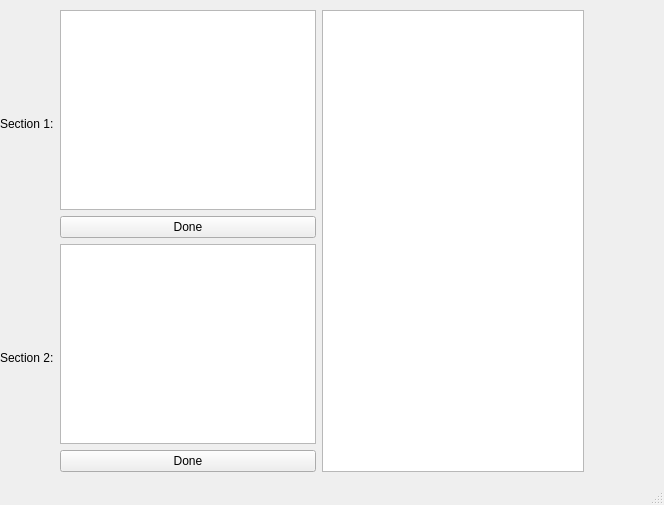
<?xml version="1.0" encoding="UTF-8"?>
<ui version="4.0">
    <class>CollaborativeEditing</class>
    <widget class="QMainWindow" name="CollaborativeEditing">
        <property name="geometry">
            <rect>
                <x>0</x>
                <y>0</y>
                <width>664</width>
                <height>505</height>
            </rect>
        </property>
        <property name="windowTitle">
            <string>MainWindow</string>
        </property>
        <widget class="QWidget" name="centralwidget">
            <widget class="QWidget" name="">
                <property name="geometry">
                    <rect>
                        <x>0</x>
                        <y>10</y>
                        <width>584</width>
                        <height>462</height>
                    </rect>
                </property>
                <layout class="QHBoxLayout" name="horizontalLayout_3">
                    <item>
                        <layout class="QVBoxLayout" name="verticalLayout_3">
                            <item>
                                <layout class="QHBoxLayout" name="horizontalLayout">
                                    <item>
                                        <widget class="QLabel" name="section1_label">
                                            <property name="text">
                                                <string>Section 1:</string>
                                            </property>
                                        </widget>
                                    </item>
                                    <item>
                                        <layout class="QVBoxLayout" name="verticalLayout">
                                            <item>
                                                <widget class="QTextEdit" name="section1_edit_area" />
                                            </item>
                                            <item>
                                                <widget class="QPushButton" name="section1_button">
                                                    <property name="text">
                                                        <string>Done</string>
                                                    </property>
                                                </widget>
                                            </item>
                                        </layout>
                                    </item>
                                </layout>
                            </item>
                            <item>
                                <layout class="QHBoxLayout" name="horizontalLayout_2">
                                    <item>
                                        <widget class="QLabel" name="section2_label">
                                            <property name="text">
                                                <string>Section 2:</string>
                                            </property>
                                        </widget>
                                    </item>
                                    <item>
                                        <layout class="QVBoxLayout" name="verticalLayout_2">
                                            <item>
                                                <widget class="QTextEdit" name="section2_edit_area" />
                                            </item>
                                            <item>
                                                <widget class="QPushButton" name="section2_button">
                                                    <property name="text">
                                                        <string>Done</string>
                                                    </property>
                                                </widget>
                                            </item>
                                        </layout>
                                    </item>
                                </layout>
                            </item>
                        </layout>
                    </item>
                    <item>
                        <widget class="QTextEdit" name="whole_text" />
                    </item>
                </layout>
            </widget>
        </widget>
        <widget class="QMenuBar" name="menubar">
            <property name="geometry">
                <rect>
                    <x>0</x>
                    <y>0</y>
                    <width>664</width>
                    <height>22</height>
                </rect>
            </property>
        </widget>
        <widget class="QStatusBar" name="statusbar" />
    </widget>
    <resources />
    <connections />
</ui>
